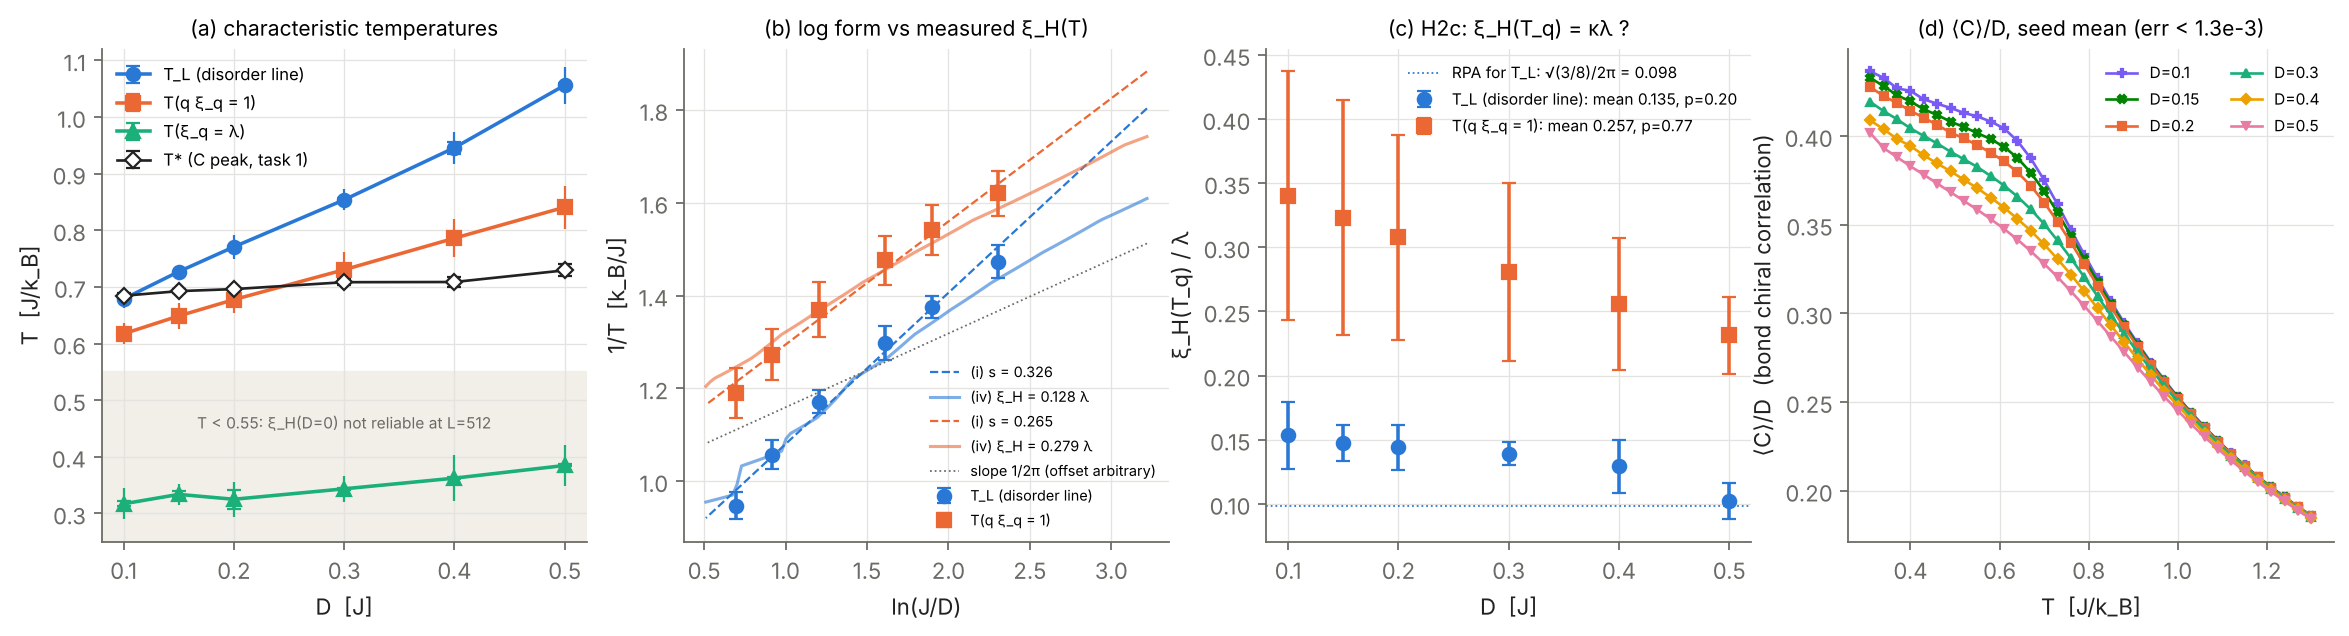

This figure's Python source:
"""Task 2 main runs (L/lambda~8, 4 seeds; D=0.1 and D=0: L=512, 2 seeds).
(a) characteristic temperatures vs D: T_L (disorder line, main), T_xi1 (q xi_q = 1), T_xi (xi_q = lambda), T* (task 1 C peak);
    inner bar = stat (seed scatter), outer = total (stat (+) fit-window syst).
(b) 1/T vs ln(1/D): log-form fits (i) and one-parameter xi_H(T_q) = kappa*lambda curves (iv) from the measured D=0 xi_H(T).
(c) xi_H(T_q)/lambda for T_L and T_xi1 (H2c), RPA prediction 0.098 for T_L.
(d) bond chiral correlation <C>/D vs T. Run from repo root."""
import sys, json; sys.path.insert(0, 'figures')
from _style import *
H = json.load(open('data/task2_h2.json')); H1 = json.load(open('data/task1_h1.json'))['rows']; S = json.load(open('data/task2_main_summary.json'))
Ds = [0.1, 0.15, 0.2, 0.3, 0.4, 0.5]; P = H['per_D']
DC = dict(DCOL); DC[0.1] = '#7a5af5'; DC[0.15] = '#008300'
defs = (('T_L', 'T_L (disorder line)', 'o', DCOL[0.0]), ('T_xi1', 'T(q ξ_q = 1)', 's', DCOL[0.2]), ('T_xi', 'T(ξ_q = λ)', '^', DCOL[0.3]))
tkey = {0.1: '0.1_256', 0.15: '0.15_168', 0.2: '0.2_256', 0.3: '0.3_176', 0.4: '0.4_128', 0.5: '0.5_112'}
fig, ax = plt.subplots(1, 4, figsize=(18, 4))
a, b, c, d = ax
for k, lab, mk, col in defs:
    T = np.array([P[str(D)][k]['T'] for D in Ds]); st = np.array([P[str(D)][k]['stat'] for D in Ds]); tot = np.array([P[str(D)][k]['tot'] for D in Ds])
    a.errorbar(Ds, T, yerr=tot, color=col, lw=1, capsize=0, ls='none'); a.errorbar(Ds, T, yerr=st, color=col, marker=mk, ms=6, lw=1.6, capsize=3, label=lab)
ts = np.array([H1[tkey[D]]['T'] for D in Ds]); tse = np.array([np.sqrt(H1[tkey[D]]['stat'] ** 2 + H1[tkey[D]]['s_win'] ** 2 + H1[tkey[D]]['s_hys'] ** 2) for D in Ds])
a.errorbar(Ds, ts, yerr=tse, color=INK, marker='D', mfc='white', ms=5, lw=1.2, capsize=3, label='T* (C peak, task 1)')
a.axhspan(0.0, 0.55, color='#f1efe8', zorder=0); a.text(0.3, 0.45, 'T < 0.55: ξ_H(D=0) not reliable at L=512', fontsize=7, color=MUTED, ha='center')
a.set_xlabel('D  [J]'); a.set_ylabel('T  [J/k_B]'); a.set_ylim(0.25, 1.12); a.legend(fontsize=7.5, loc='upper left'); a.set_title('(a) characteristic temperatures', fontsize=9.5)
xT = np.array(H['xiH']['T']); xx = np.array(H['xiH']['xi']); o = np.argsort(xT); xT, xx = xT[o], xx[o]; sel = xT >= 0.55
Dg = np.exp(np.linspace(np.log(0.04), np.log(0.6), 100)); lamg = 2 * np.pi / np.arctan(Dg)
for k, lab, mk, col in defs[:2]:
    T = np.array([P[str(D)][k]['T'] for D in Ds]); tot = np.array([P[str(D)][k]['tot'] for D in Ds])
    b.errorbar(np.log(1 / np.array(Ds)), 1 / T, yerr=tot / T ** 2, color=col, marker=mk, ms=6, ls='none', capsize=3, label=lab)
    f = H['judge'][k]['forms']['(i) 1/T=s ln(1/D)+c']; x = np.log(1 / np.array(Ds)); y = 1 / T; w = (T ** 2 / tot) ** 2
    p = np.polyfit(x, y, 1, w=np.sqrt(w)); xg = np.log(1 / Dg); b.plot(xg, np.polyval(p, xg), color=col, lw=1, ls='--', label='(i) s = %.3f' % f['s'])
    kap = H['judge'][k]['forms']['(iv) xi_H(T)=kappa lam']['kappa']; Tp = np.interp(np.log(kap * lamg), np.log(xx[sel])[::-1], xT[sel][::-1], left=np.nan, right=np.nan)
    b.plot(xg, 1 / Tp, color=col, lw=1.4, alpha=0.6, label='(iv) ξ_H = %.3f λ' % kap)
b.plot(xg, xg / (2 * np.pi) + 1.0, color=MUTED, lw=0.8, ls=':', label='slope 1/2π (offset arbitrary)')
b.set_xlabel('ln(J/D)'); b.set_ylabel('1/T  [k_B/J]'); b.legend(fontsize=6.5); b.set_title('(b) log form vs measured ξ_H(T)', fontsize=9.5)
for k, lab, mk, col in defs[:2]:
    j = H['judge'][k]['H2c']; c.errorbar(Ds, j['kappa'], yerr=j['kappa_err'], color=col, marker=mk, ms=6, capsize=3, ls='none', label='%s: mean %.3f, p=%.2f' % (lab, j['kappa_mean'], j['p']))
c.axhline(0.098, color=DCOL[0.0], lw=0.8, ls=':', label='RPA for T_L: √(3/8)/2π = 0.098')
c.set_xlabel('D  [J]'); c.set_ylabel('ξ_H(T_q) / λ'); c.legend(fontsize=7); c.set_title('(c) H2c: ξ_H(T_q) = κλ ?', fontsize=9.5)
for D in Ds:
    rs = [r for r in S if r['D'] == D]; T = np.array(rs[0]['T']); C = np.array([r['C'] for r in rs]).mean(0) / D
    d.plot(T, C, color=DC[D], marker=DMRK.get(D, 'o') if D in DMRK else ('P' if D == 0.1 else 'X'), ms=3.5, lw=1.2, label='D=%g' % D)
d.set_xlabel('T  [J/k_B]'); d.set_ylabel('⟨C⟩/D  (bond chiral correlation)'); d.legend(fontsize=7, ncol=2); d.set_title('(d) ⟨C⟩/D, seed mean (err < 1.3e-3)', fontsize=9.5)
fig.savefig('figures/fig_t2_main.png')
